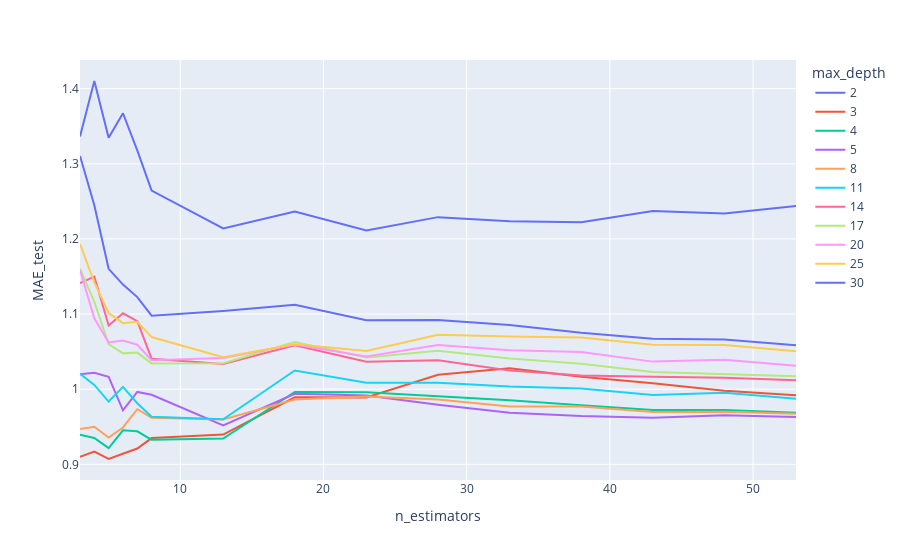

Here is the notebook cell this chart was saved with:
### Code cell
import plotly.express as px

px.line(data_frame = pd.DataFrame(A), x = 'n_estimators', y = 'MAE_test', color = 'max_depth').show()

### Figure 1 — Plotly figure (JSON) as saved in the notebook; plotly's stock layout.template omitted (floating-point values rounded to 4 significant figures)
{"data": [{"hovertemplate": "max_depth=2<br>n_estimators=%{x}<br>MAE_test=%{y}<extra></extra>", "legendgroup": "2", "line": {"color": "#636efa", "dash": "solid"}, "marker": {"symbol": "circle"}, "mode": "lines", "name": "2", "orientation": "v", "showlegend": true, "type": "scatter", "x": [3, 4, 5, 6, 7, 8, 13, 18, 23, 28, 33, 38, 43, 48, 53], "xaxis": "x", "y": [1.336, 1.41, 1.335, 1.367, 1.318, 1.264, 1.214, 1.236, 1.211, 1.229, 1.223, 1.222, 1.237, 1.234, 1.244], "yaxis": "y"}, {"hovertemplate": "max_depth=3<br>n_estimators=%{x}<br>MAE_test=%{y}<extra></extra>", "legendgroup": "3", "line": {"color": "#EF553B", "dash": "solid"}, "marker": {"symbol": "circle"}, "mode": "lines", "name": "3", "orientation": "v", "showlegend": true, "type": "scatter", "x": [3, 4, 5, 6, 7, 8, 13, 18, 23, 28, 33, 38, 43, 48, 53], "xaxis": "x", "y": [0.91, 0.917, 0.9071, 0.9138, 0.9211, 0.9349, 0.9395, 0.9893, 0.989, 1.019, 1.028, 1.017, 1.008, 0.9979, 0.992], "yaxis": "y"}, {"hovertemplate": "max_depth=4<br>n_estimators=%{x}<br>MAE_test=%{y}<extra></extra>", "legendgroup": "4", "line": {"color": "#00cc96", "dash": "solid"}, "marker": {"symbol": "circle"}, "mode": "lines", "name": "4", "orientation": "v", "showlegend": true, "type": "scatter", "x": [3, 4, 5, 6, 7, 8, 13, 18, 23, 28, 33, 38, 43, 48, 53], "xaxis": "x", "y": [0.9394, 0.9351, 0.9215, 0.9453, 0.9439, 0.9326, 0.9343, 0.9962, 0.9961, 0.991, 0.9854, 0.9788, 0.9723, 0.9722, 0.9685], "yaxis": "y"}, {"hovertemplate": "max_depth=5<br>n_estimators=%{x}<br>MAE_test=%{y}<extra></extra>", "legendgroup": "5", "line": {"color": "#ab63fa", "dash": "solid"}, "marker": {"symbol": "circle"}, "mode": "lines", "name": "5", "orientation": "v", "showlegend": true, "type": "scatter", "x": [3, 4, 5, 6, 7, 8, 13, 18, 23, 28, 33, 38, 43, 48, 53], "xaxis": "x", "y": [1.02, 1.022, 1.016, 0.9718, 0.9964, 0.9926, 0.9518, 0.9939, 0.9917, 0.9793, 0.9687, 0.9642, 0.9621, 0.9654, 0.9631], "yaxis": "y"}, {"hovertemplate": "max_depth=8<br>n_estimators=%{x}<br>MAE_test=%{y}<extra></extra>", "legendgroup": "8", "line": {"color": "#FFA15A", "dash": "solid"}, "marker": {"symbol": "circle"}, "mode": "lines", "name": "8", "orientation": "v", "showlegend": true, "type": "scatter", "x": [3, 4, 5, 6, 7, 8, 13, 18, 23, 28, 33, 38, 43, 48, 53], "xaxis": "x", "y": [0.947, 0.9499, 0.9357, 0.9491, 0.9734, 0.9621, 0.9598, 0.9863, 0.9903, 0.9863, 0.9769, 0.977, 0.9695, 0.9699, 0.9672], "yaxis": "y"}, {"hovertemplate": "max_depth=11<br>n_estimators=%{x}<br>MAE_test=%{y}<extra></extra>", "legendgroup": "11", "line": {"color": "#19d3f3", "dash": "solid"}, "marker": {"symbol": "circle"}, "mode": "lines", "name": "11", "orientation": "v", "showlegend": true, "type": "scatter", "x": [3, 4, 5, 6, 7, 8, 13, 18, 23, 28, 33, 38, 43, 48, 53], "xaxis": "x", "y": [1.021, 1.006, 0.9835, 1.003, 0.9814, 0.9634, 0.96, 1.025, 1.009, 1.009, 1.004, 1.001, 0.9922, 0.9951, 0.9872], "yaxis": "y"}, {"hovertemplate": "max_depth=14<br>n_estimators=%{x}<br>MAE_test=%{y}<extra></extra>", "legendgroup": "14", "line": {"color": "#FF6692", "dash": "solid"}, "marker": {"symbol": "circle"}, "mode": "lines", "name": "14", "orientation": "v", "showlegend": true, "type": "scatter", "x": [3, 4, 5, 6, 7, 8, 13, 18, 23, 28, 33, 38, 43, 48, 53], "xaxis": "x", "y": [1.141, 1.15, 1.085, 1.101, 1.091, 1.041, 1.034, 1.058, 1.037, 1.039, 1.025, 1.018, 1.016, 1.015, 1.012], "yaxis": "y"}, {"hovertemplate": "max_depth=17<br>n_estimators=%{x}<br>MAE_test=%{y}<extra></extra>", "legendgroup": "17", "line": {"color": "#B6E880", "dash": "solid"}, "marker": {"symbol": "circle"}, "mode": "lines", "name": "17", "orientation": "v", "showlegend": true, "type": "scatter", "x": [3, 4, 5, 6, 7, 8, 13, 18, 23, 28, 33, 38, 43, 48, 53], "xaxis": "x", "y": [1.16, 1.116, 1.06, 1.048, 1.049, 1.034, 1.035, 1.063, 1.042, 1.051, 1.041, 1.034, 1.023, 1.02, 1.017], "yaxis": "y"}, {"hovertemplate": "max_depth=20<br>n_estimators=%{x}<br>MAE_test=%{y}<extra></extra>", "legendgroup": "20", "line": {"color": "#FF97FF", "dash": "solid"}, "marker": {"symbol": "circle"}, "mode": "lines", "name": "20", "orientation": "v", "showlegend": true, "type": "scatter", "x": [3, 4, 5, 6, 7, 8, 13, 18, 23, 28, 33, 38, 43, 48, 53], "xaxis": "x", "y": [1.159, 1.094, 1.062, 1.065, 1.059, 1.039, 1.042, 1.059, 1.044, 1.059, 1.052, 1.05, 1.037, 1.039, 1.031], "yaxis": "y"}, {"hovertemplate": "max_depth=25<br>n_estimators=%{x}<br>MAE_test=%{y}<extra></extra>", "legendgroup": "25", "line": {"color": "#FECB52", "dash": "solid"}, "marker": {"symbol": "circle"}, "mode": "lines", "name": "25", "orientation": "v", "showlegend": true, "type": "scatter", "x": [3, 4, 5, 6, 7, 8, 13, 18, 23, 28, 33, 38, 43, 48, 53], "xaxis": "x", "y": [1.193, 1.142, 1.101, 1.088, 1.09, 1.069, 1.043, 1.06, 1.051, 1.073, 1.07, 1.069, 1.059, 1.059, 1.05], "yaxis": "y"}, {"hovertemplate": "max_depth=30<br>n_estimators=%{x}<br>MAE_test=%{y}<extra></extra>", "legendgroup": "30", "line": {"color": "#636efa", "dash": "solid"}, "marker": {"symbol": "circle"}, "mode": "lines", "name": "30", "orientation": "v", "showlegend": true, "type": "scatter", "x": [3, 4, 5, 6, 7, 8, 13, 18, 23, 28, 33, 38, 43, 48, 53], "xaxis": "x", "y": [1.31, 1.245, 1.16, 1.139, 1.123, 1.098, 1.104, 1.112, 1.092, 1.092, 1.086, 1.075, 1.067, 1.066, 1.059], "yaxis": "y"}], "layout": {"legend": {"title": {"text": "max_depth"}, "tracegroupgap": 0}, "margin": {"t": 60}, "xaxis": {"anchor": "y", "domain": [0, 1], "title": {"text": "n_estimators"}}, "yaxis": {"anchor": "x", "domain": [0, 1], "title": {"text": "MAE_test"}}}}
